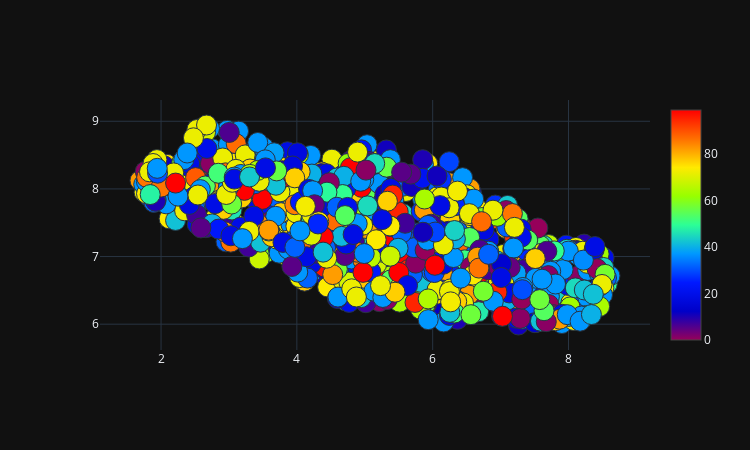

Notebook code cell kept with this figure:
### Code cell
plot_2d(reducer.embedding_[:, 0],reducer.embedding_[:, 1])

### Figure 1 — Plotly figure (JSON) as saved in the notebook; plotly's stock layout.template omitted (floating-point values rounded to 4 significant figures; data arrays with more than 128 entries replaced by an {"elided": "..."} marker saying what was removed)
{"data": [{"marker": {"color": {"elided": "943 int values"}, "colorscale": [[0, "rgb(150,0,90)"], [0.125, "rgb(0,0,200)"], [0.25, "rgb(0,25,255)"], [0.375, "rgb(0,152,255)"], [0.5, "rgb(44,255,150)"], [0.625, "rgb(151,255,0)"], [0.75, "rgb(255,234,0)"], [0.875, "rgb(255,111,0)"], [1, "rgb(255,0,0)"]], "line": {"width": 1}, "showscale": true, "size": 20}, "mode": "markers", "type": "scatter", "x": {"elided": "943 float values"}, "y": {"elided": "943 float values"}}], "layout": {"height": 450, "margin": {"b": 100, "l": 100, "r": 100, "t": 100}, "width": 750}}
